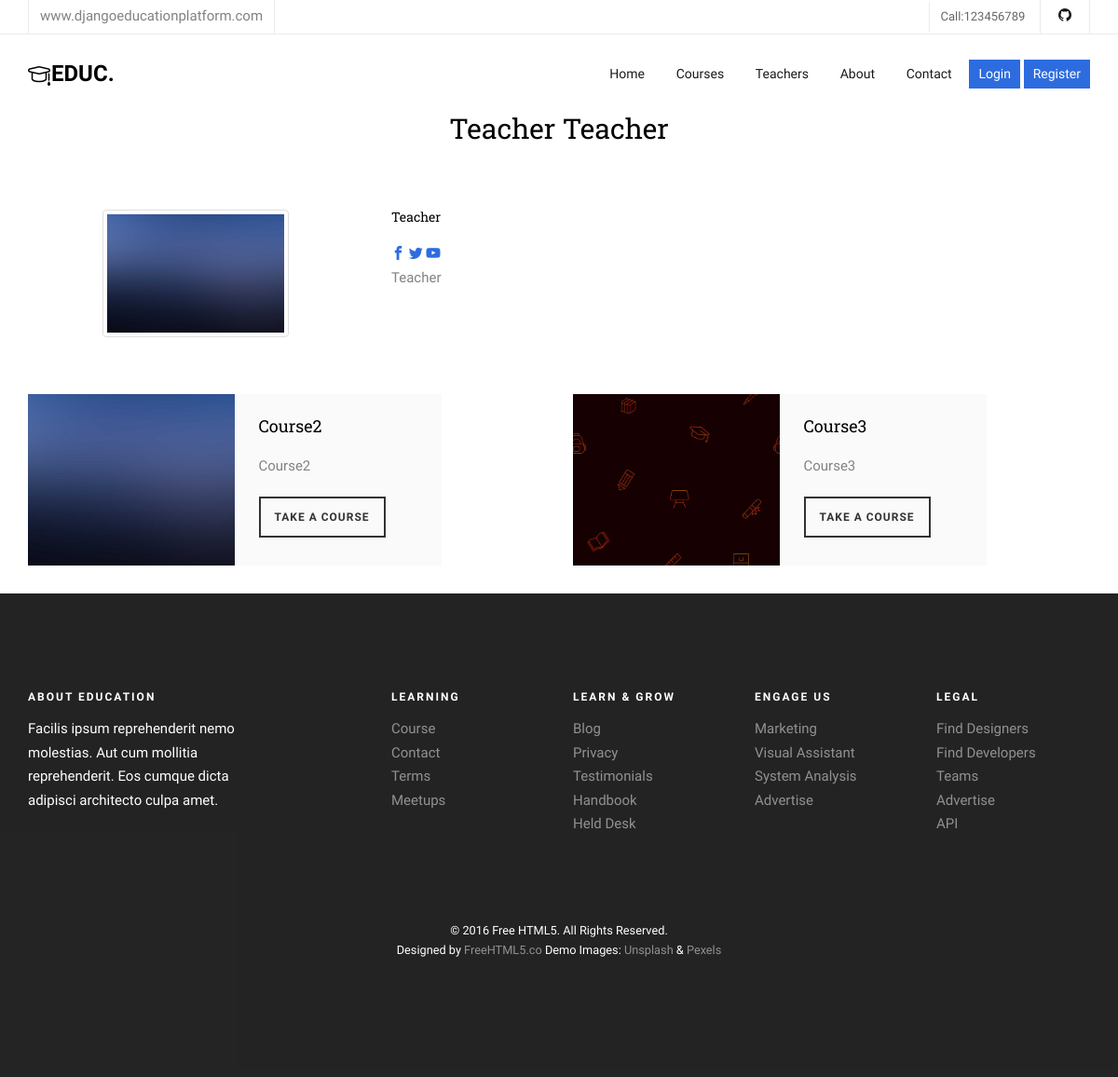
Before: /teachers/teacher/1 with the older database file.
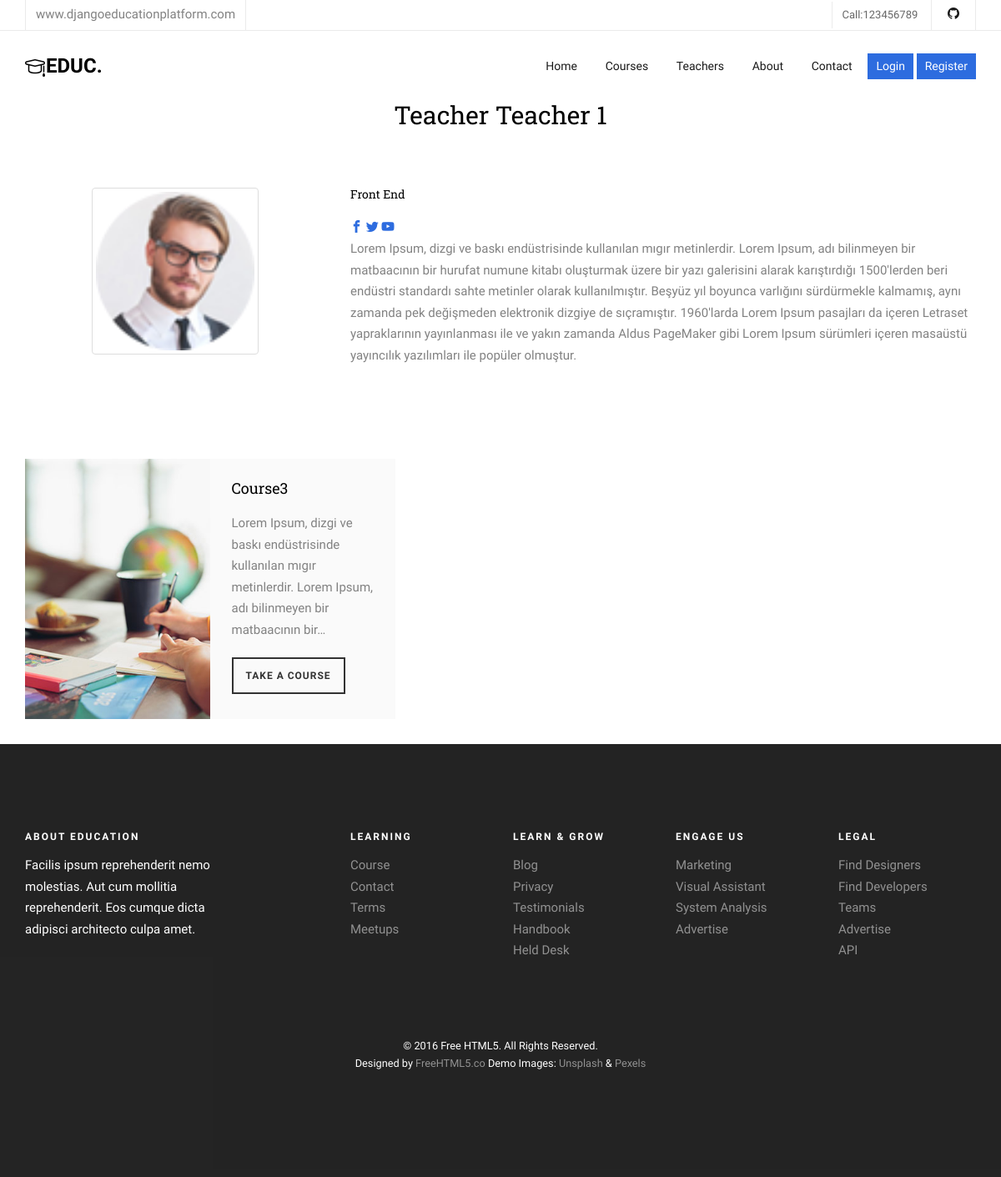
After: the same page with the newer database file.
### apps/teachers/models.py (models this page shows, shortened)
class Teacher(models.Model):
    name = models.CharField(max_length=50)
    title = models.CharField(max_length=50)
    description = models.TextField(blank=True)
    image = models.ImageField(upload_to="courses/%Y/%m/%d/")
    facebook = models.URLField(max_length=100,blank=True)
    twitter = models.URLField(max_length=100,blank=True)
    linkedin = models.URLField(max_length=100,blank=True)
    youtube = models.URLField(max_length=100,blank=True)

### apps/courses/models.py (models this page shows, shortened)
class Course(models.Model):
    name = models.CharField(max_length=250,unique=True, verbose_name="Course Name")
    description = models.TextField(blank=True, null=True)
    image = models.ImageField(upload_to="courses/%Y%m%d/",default="courses/default.jpg")
    date = models.DateTimeField(auto_now=True)
    available = models.BooleanField(default=True)
    category = models.ForeignKey(Category, null=True, on_delete=models.DO_NOTHING)
    tags =models.ManyToManyField(Tag, blank=True, null =True)
    teacher = models.ForeignKey(Teacher, null=True, on_delete=models.CASCADE)
    students =models.ManyToManyField(User, blank=True, related_name='courses_join')

### apps/teachers/views.py (the view)
# urls.py: path('teacher/<int:pk>',views.TeacherDetailView.as_view(), name="teacher"),
class TeacherDetailView(DetailView):
    model = Teacher
    template_name= 'teachers/teacher.html'
    context_object_name= 'teacher'
    def get_context_data(self, **kwargs):
        context = super().get_context_data(**kwargs)
        context['courses']= Course.objects.filter(available=True, teacher = self.kwargs['pk'])
        return context

### apps/teachers/templates/teachers/teacher.html (shortened to what this page needs)
{% extends 'core/base.html' %}
{% load static %}
{% block content %}
<div class="all-title-box">
    <div class="container text-center">
        <h2>{{ teacher.name }}</h2>
    </div>
</div>
<br/>
<br/>
<div id="overviews" class="section wb">
    <div class="container">
        <div class="row">
            <div class="col-md-4 animate-box text-center ">
                <img src="{{teacher.image.url}}" class="img-thumbnail" style="width: 200px;">
            </div>
            <div class="col-md-8 animate-box ">
                <div class="staff">
                    <h5>{{teacher.title}}</h5>
                    <a href="{{teacher.facebook}}"><i class="icon-facebook2"></i></a>
                    <a href="{{teacher.twitter}}"><i class="icon-twitter2"></i></a>
                     <a href="{{teacher.youtube}}"><i class="icon-youtube"></i></a>
                    <p class="author_det">
                        {{teacher.description}}
                    </p>
                </div>
            </div>
        </div>
<br/>
<br/>
        <div class="row">
            {% for course in courses %}
            <div class="col-md-6 animate-box">
                <div class="course">
                    <a href="#" class="course-img" style="background-image: url({{course.image.url}});">
                    </a>
                    <div class="desc">
                        <h3><a href="#">{{ course.name }}</a></h3>
                        <p>{{ course.description | truncatechars:120 }}</p>
                        <span><a href="{% url 'course' course.category.slug course.id %}" class="btn btn-primary btn-sm btn-course">Take A Course</a></span>
                    </div>
                </div>
            </div>
            {% endfor %}
        </div>
    </div>
</div>
{% endblock %}

Changed rows visible on the page:
no longer on this page (row edited): Course: image (picture), name "Course2", description "Course2"
changed Teacher: name "Teacher Teacher" → "Teacher Teacher 1"; image: a different picture; title "Teacher" → "Front End"; description "Teacher" → "Lorem Ipsum, dizgi ve baskı endüstrisinde kullanılan mıgır metinlerdir. Lorem Ipsum, adı bilinmeyen bir matbaacının bir hurufat numune kitabı oluşturmak üzere bir yazı galerisini alarak karıştırdığı 1500'lerden beri endüstri standardı sahte metinler olarak kullanılmıştır. Beşyüz yıl boyunca varlığını sürdürmekle kalmamış, aynı zamanda pek değişmeden elektronik dizgiye de sıçramıştır. 1960'larda Lorem Ipsum pasajları da içeren Letraset yapraklarının yayınlanması ile ve yakın zamanda Aldus PageMaker gibi Lorem Ipsum sürümleri içeren masaüstü yayıncılık yazılımları ile popüler olmuştur."
changed Course "Course3": image: a different picture; description "Course3" → "Lorem Ipsum, dizgi ve baskı endüstrisinde kullanılan mıgır metinlerdir. Lorem Ipsum, adı bilinmeyen bir matbaacının bir…"
